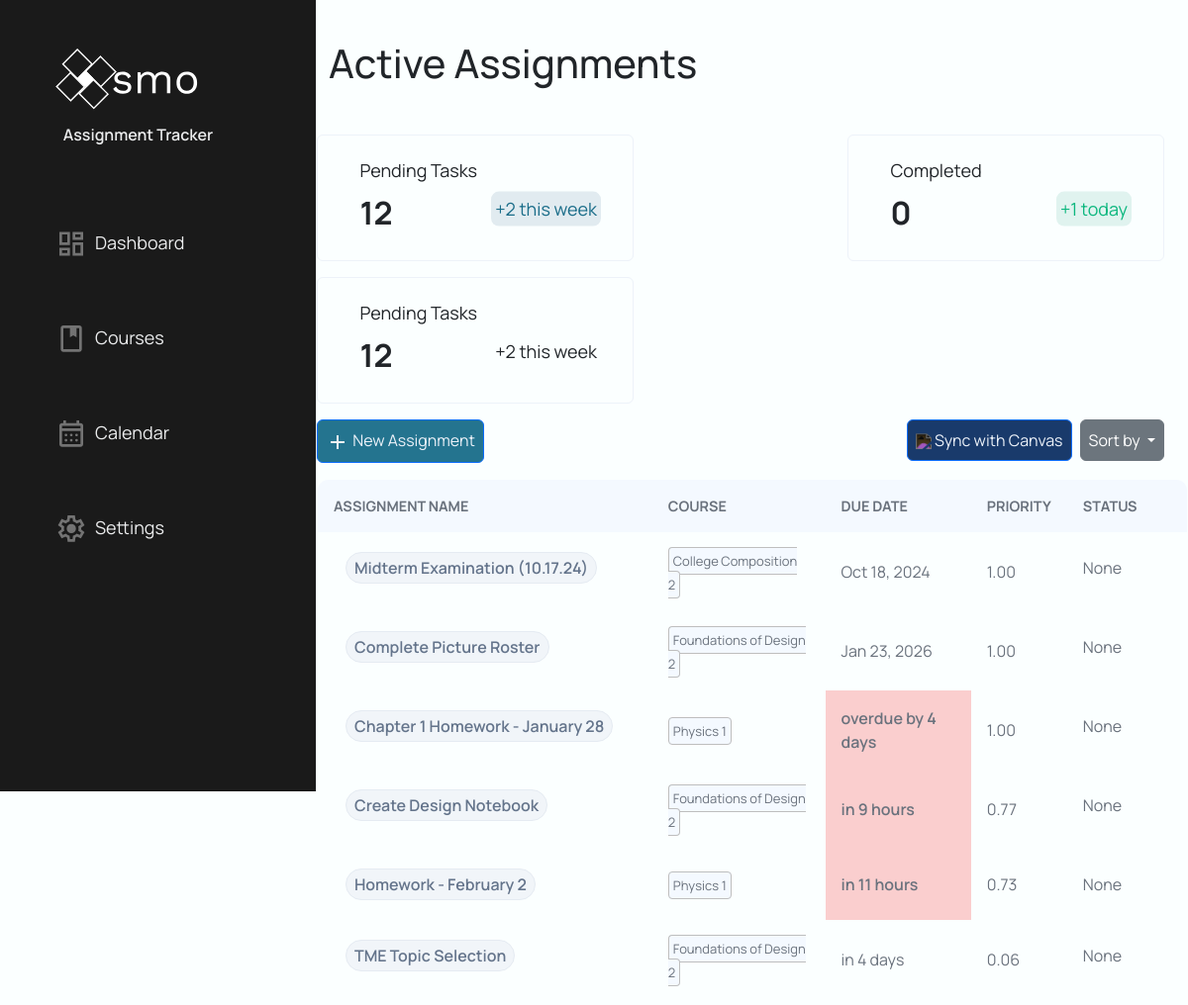
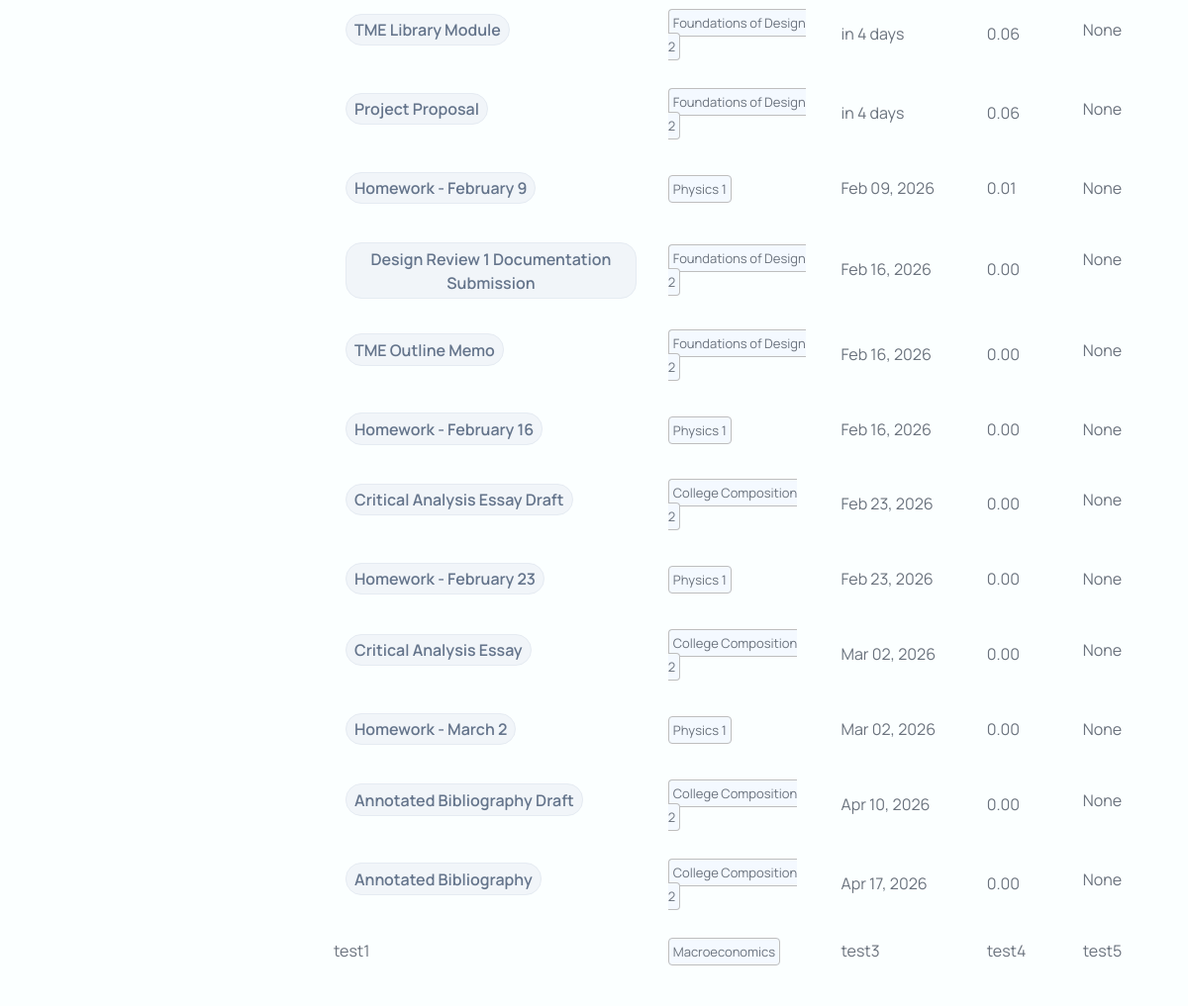
Page /dashboard/ (signed in) on the committed database (2 pictures, top to bottom).
### models/assignment.py (models this page shows, shortened)
class Assignment(db.Model):
    __tablename__ = "assignments"
    assignment_id = db.Column("assignment_id", db.Integer, primary_key=True, autoincrement=True)
    user_id = db.Column("user_id", db.Integer, db.ForeignKey("users.user_id"), nullable=False)
    course_id = db.Column("course_id", db.Integer, db.ForeignKey("courses.course_id"), nullable=False)
    course = db.relationship("Course", back_populates="assignments", foreign_keys="Assignment.course_id")
    title = db.Column("title", db.Text, nullable=False)
    description = db.Column("description", db.Text, nullable=True)
    due = db.Column("due", db.Text, nullable=False)        # ISO-8601 text datetime recommended
    status = db.Column("status", db.Integer, nullable=True)  # 0/1 or enum-like int
    created = db.Column("created", db.Text, nullable=True)
    updated = db.Column("updated", db.Text, nullable=True)
    points_possible = db.Column("points_possible", db.Integer, nullable=True)
    score = db.Column("score", db.Float, nullable=True)  # Actual score achieved
    canvas_assignment_id = db.Column("canvas_assignment_id", db.Integer, nullable=True)
    workflow_state = db.Column("workflow_state", db.Text, nullable=True)
    unlock_at = db.Column("unlock_at", db.Text, nullable=True)
    html_url = db.Column("html_url", db.Text, nullable=True)
    submission_type = db.Column("submission_type", db.Text, nullable=True)
    canvas_base_url = db.Column("canvas_base_url", db.Text, nullable=True)
    last_canvas_sync = db.Column("last_canvas_sync", db.Text, nullable=True)
    effort = db.Column("effort", db.Integer, nullable=True, default=1) # 1=Low, 2=Med, 3=High
    event_id = db.Column("event_id", db.Text, nullable=True)

### models/courses.py (models this page shows, shortened)
class Course(db.Model):
    __tablename__ = "courses"
    assignments = db.relationship("Assignment",
                                  back_populates="course",
                                  foreign_keys="Assignment.course_id",
                                  primaryjoin = "Course.course_id == Assignment.course_id"
                                  )
    course_id = db.Column(
        "course_id",
        db.Integer,
        primary_key=True,
        autoincrement=True
    )
    user_id = db.Column(
        "user_id",
        db.Integer,
        db.ForeignKey("users.user_id"),
        nullable=False
    )
    course_name = db.Column(
        "course_name",
        db.Text,
        nullable=False
    )
    course_code = db.Column(
        "course_code",
        db.Text,
        nullable=False
    )
    canvas_course_id = db.Column(
        "canvas_course_id",
        db.Integer,
        nullable=True
    )
    workflow_state = db.Column(
        "workflow_state",
        db.Text,
        nullable=True
    )
    time_zone = db.Column(
        "time_zone",
        db.Text,
        nullable=True
    )
    end_at = db.Column(
        "end_at",
        db.Text,
        nullable=False
    )
    last_sync = db.Column(
        "last_sync",
        db.Text,
        nullable=True
    )
    canvas_base_url = db.Column(
        "canvas_base_url",
        db.Text,
        nullable=True
    )
    weight = db.Column(
        "weight",
        db.Float,
        default=1.0,
        nullable=False
    )

### Website/MainPage/mainPage.py (the view)
@mainPage_bp.route("/dashboard/", methods=["POST", "GET"])
@login_required
def dashboard():
    user_id = current_user.user_id
    assignmentRepo = AssignmentRepo()
    courseRepo = CourseRepo()
    userRepo = UserRepo()
    deleteForm = DeleteAssignment()
    assignmentForm = AssignmentCreateForm().updateCourseSelect(courseRepo.getAllCoursesById(user_id))
    editAssignmentForm = EditAssignmentForm()
    checkForm = CheckForm()
    sort_key = (request.args.get("sort"))
    if sort_key is None:
        sort_key = "due"
    else:
        sort_key = sort_key.strip().lower()
    SORT_MAP = {
    "course"      : assignmentRepo.get_SortedByName_Assignment,
    "due"       : assignmentRepo.get_SortedByDue_Assignment,
    "points"    : assignmentRepo.get_SortedByPoints_Assignment,
    "priority"  : assignmentRepo.getAllAssignmentById # Sort manually after calculation
    }
    assignments = SORT_MAP.get(sort_key, assignmentRepo.getAllAssignmentById)(user_id)
    scoring_service = ScoringService(user_id)
    for assignment in assignments:
        assignment.priority_score = scoring_service.calculate_score(assignment, assignment.course)
        assignment.due_display, assignment.due_hour = format_due_display(assignment.due)
    if sort_key == "priority":
        assignments.sort(key=lambda x: x.priority_score, reverse=True)
    if deleteForm.validate_on_submit:
        print(f"Assignment ID: {deleteForm.assignment_id.data}")
    completed = userRepo.getComplete(user_id)
    return render_template("dashboard.html",
                        completed=completed,
                        assignments=assignments,
                        deleteForm=deleteForm,
                        assignmentForm=assignmentForm,
                        editForm=editAssignmentForm,
                        checkForm=checkForm)

### Website/MainPage/templates/dashboard.html (shortened to what this page needs)
{% extends "base.html" %}
{% block content %}
{% block head %}
    <link rel="stylesheet" type="text/css" href="{{ url_for('static', filename='dashboard.css') }}">
    <link rel="stylesheet" type="text/css" href="{{ url_for('static', filename='modal.css') }}">
    <link rel="stylesheet" type="text/css" href="{{ url_for('static', filename='button.css') }}">
    <link rel="stylesheet" type="text/css" href="{{ url_for('static', filename='toast.css') }}">
{%  endblock %}
    <div class="container h-100 w-100">
        <div class="toast-container position-fixed top-0 end-0 p-3">
        </div>
        <div class="col w-100">
            <div class="row">
                <h1>Active Assignments</h1>
            </div>
            <div class="row card-div">
                <div class="card">
                    <p class="card-header1">Pending Tasks</p>
                    <p class="card-number">12</p>
                    <div class="tally">
                        <p class="card-tally-pending">+2 this week</p>
                    </div>
                </div>
                <div class="card">
                    <p class="card-header1">Completed</p>
                    <p class="card-number">{{completed}}</p>
                    <div class="tally">
                        <p class="card-tally-completed">+1 today</p>
                    </div>
                </div>
                <div class="card">
                    <p class="card-header1">Pending Tasks</p>
                    <p class="card-number">12</p>
                    <div class="tally">
                        <p class="card-tally-due">+2 this week</p>
                    </div>
                </div>
            </div>
            <div class="row button-div mt-3 mb-3 w-100">
                <div class="w-auto p-0">
                    <button type="button" class="btn btn-primary btn-create" onclick=showCreateModal()>
                        <img class="create-img" src="{{ url_for('static', filename='/images/navbar/add.svg') }}">
                        New Assignment
                    </button>
                </div>
                <div class="w-auto p-0 ms-auto">
                    <button type="button" class="btn btn-primary" id="sync" onclick=sync()>
                        <img class="btn-icon" src="{{ url_for('static', filename='images/icons/sync1.svg') }}">
                        Sync with Canvas
                    </button>
                </div>
                <div class="w-auto p-0 dropdown">
                    <button class="btn btn-secondary dropdown-toggle" type="button" data-bs-toggle="dropdown" aria-expanded="false">
                        Sort by
                    </button>
                </div>
            </div>
            <div class="row table-div">
                <table class="assignment-table">
                    <tr>
                        <th>Assignment Name</th>
                        <th>Course</th>
                        <th>Due Date</th>
                        <th>Priority</th>
                        <th>Status</th>
                    </tr>
                    {% for assignment in assignments %}
                        <tr class="table-row">
                            <td class="title d-flex align-items-center">
                                <form method="POST" action="/dashboard/assignments/{{ assignment.assignment_id }}/complete" class="d-flex align-items-center m-0 p-0 complete-form">
                                </form>
                                <button
                                    class="btn-name"
                                    onclick=showEditModal(this)
                                    data-assignment-id="{{assignment.assignment_id}}"
                                    data-canvas-id="{{assignment.canvas_assignment_id}}"
                                    data-assignment-name="{{assignment.title}}"
                                    data-assignment-desc="{{assignment.description}}"
                                    data-effort="{{assignment.effort}}"
                                    data-url="{{assignment.html_url}}">
                                    {{assignment.title}}
                                </button>
                            </td>
                            <td><a class="course-name">{{assignment.course.course_name}}</a></td>
                                {% if assignment.due_hour is none %}
                                    <td>{{assignment.due_display}}</td>
                                {% elif assignment.due_hour == "overdue" and assignment.status != 1 %}
                                    <td class="due-24">{{assignment.due_display}}</td>
                                {% elif assignment.due_hour is string %}
                                    <td>{{assignment.due_display}}</td>
                                {% elif assignment.due_hour < 24 %}
                                    <td class="due-24">{{assignment.due_display}}</td>
                                {% elif assignment.due_hour < 72 %}
                                    <td class="due-72">{{assignment.due_display}}</td>
                                {% else %}
                                    <td>{{assignment.due_display}}</td>
                                {% endif %}
                            <td class="priority">{{"%.2f"|format(assignment.priority_score)}}</td>
                            <td class="status d-flex align-items-center">
                                {{assignment.status}}
                            </td>
                        </tr>
                    </div>
                    {% endfor %}
                    <tr>
                        <td>test1</td>
                        <td><a class="course-name">Macroeconomics</a></td>
                        <td>test3</td>
                        <td>test4</td>
                        <td>test5</td>
                    </tr>
{% endblock %}

### rows in the picture
Assignment: title "Midterm Examination (10.17.24)", course.course_name "College Composition 2", due_display "Oct 18, 2024", priority_score "1.00", status "None"
Assignment: title "Complete Picture Roster", course.course_name "Foundations of Design 2", due_display "Jan 23, 2026", priority_score "1.00", status "None"
Assignment: title "Chapter 1 Homework - January 28", course.course_name "Physics 1", due_display "overdue by 4 days", priority_score "1.00", status "None"
Assignment: title "Create Design Notebook", course.course_name "Foundations of Design 2", due_display "in 9 hours", priority_score "0.77", status "None"
Assignment: title "Homework - February 2", course.course_name "Physics 1", due_display "in 11 hours", priority_score "0.73", status "None"
Assignment: title "TME Topic Selection", course.course_name "Foundations of Design 2", due_display "in 4 days", priority_score "0.06", status "None"
Assignment: title "TME Library Module", course.course_name "Foundations of Design 2", due_display "in 4 days", priority_score "0.06", status "None"
Assignment: title "Project Proposal", course.course_name "Foundations of Design 2", due_display "in 4 days", priority_score "0.06", status "None"
Assignment: title "Homework - February 9", course.course_name "Physics 1", due_display "Feb 09, 2026", priority_score "0.01", status "None"
Assignment: title "Design Review 1 Documentation Submission", course.course_name "Foundations of Design 2", due_display "Feb 16, 2026", priority_score "0.00", status "None"
Assignment: title "TME Outline Memo", course.course_name "Foundations of Design 2", due_display "Feb 16, 2026", priority_score "0.00", status "None"
Assignment: title "Homework - February 16", course.course_name "Physics 1", due_display "Feb 16, 2026", priority_score "0.00", status "None"
Assignment: title "Critical Analysis Essay Draft", course.course_name "College Composition 2", due_display "Feb 23, 2026", priority_score "0.00", status "None"
Assignment: title "Homework - February 23", course.course_name "Physics 1", due_display "Feb 23, 2026", priority_score "0.00", status "None"
Assignment: title "Critical Analysis Essay", course.course_name "College Composition 2", due_display "Mar 02, 2026", priority_score "0.00", status "None"
Assignment: title "Homework - March 2", course.course_name "Physics 1", due_display "Mar 02, 2026", priority_score "0.00", status "None"
Assignment: title "Annotated Bibliography Draft", course.course_name "College Composition 2", due_display "Apr 10, 2026", priority_score "0.00", status "None"
Assignment: title "Annotated Bibliography", course.course_name "College Composition 2", due_display "Apr 17, 2026", priority_score "0.00", status "None"

### other values in the picture
{{ completed }} "0"
